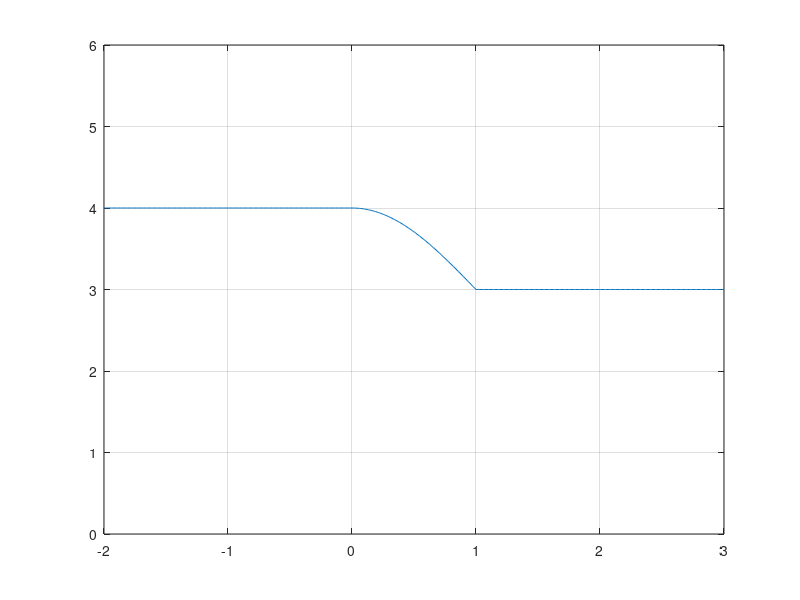

Here is the MATLAB script that generated this plot:
t1 = linspace(-2,0,200);
x1 = 4*ones(1,200);
t2 = linspace(0,1,100);
x2 = sin(pi/2*t2+pi/2)+3;
t3 = linspace(1,3,200);
x3 = 3*ones(1,200);
x = [x1 x2 x3];
t = [t1 t2 t3];
plot(t,x);
ylim([0 6]);
xticks(-2:1:3);
grid();